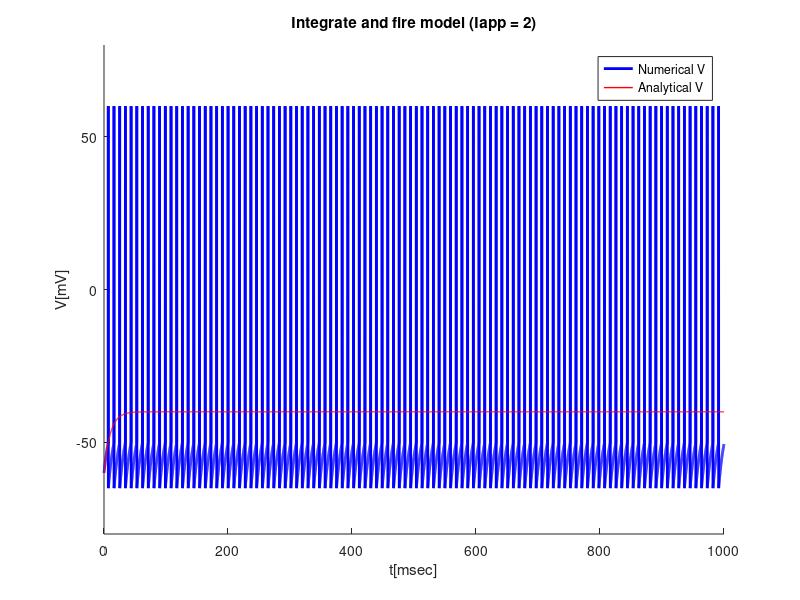
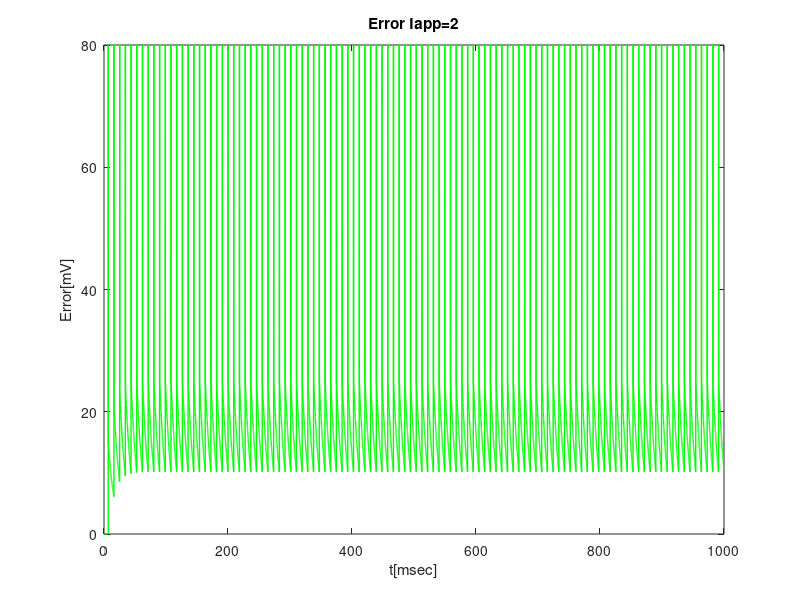

Here is the MATLAB script that generated these plots, in order:
%2014-01-23

% Integrate and fire model

clear all
close all

C = 1; %uF
El = -60; %mV
Gl = 0.1; %mS 
Iapp = 2; %nA %plug in 1, 1.01, and 2

%integrate and fire model 
Vth = -50; %mV threshold 
Vrst = -65; %mV %reset 

%time 
T = 1000;
dt = 0.1;
t = 0:dt:T;

% calculate tau = R*C
tau = 1/Gl * C;

%Heaviside equation 
ti = dt;
tf = 10000;
H = zeros(1,length(t));
H(floor(ti/dt):floor(tf/dt))=1;

%initialize numerical solution 
V = zeros(1,length(t));
V(1) = El;

%calculate r_isi
Vinf = 1/Gl*Iapp;
t_isi = tau * log( (Vrst - Vinf - El) / (Vth - Vinf - El) );
r_isi = 1/t_isi;
r_isi

spkcnt = 0;
tspk = zeros(1);
ISI = zeros(1);

%numerically calculate 
for j=1:length(t)-1
    kv1 = (-Gl*(V(j)-El)+Iapp*H(j))/C;
    av = V(j)+kv1*dt;
    kv2 = (-Gl*(av-El)+Iapp*H(j+1))/C;
    V(j+1) = V(j) + (kv1+kv2)*dt/2;
    if V(j+1)>=Vth
       V(j)=60;
       V(j+1)=Vrst;
       spkcnt = spkcnt+1;
       tspk(spkcnt)=t(j);
   end
end

for k=1:length(tspk)-1
    ISI(k) = tspk(k+1)-tspk(k);
end

%analytical solution 
V_an = Vinf+El+(V(1)-El-Vinf)*exp(-t/tau);

%plotting the analytical and numerical soln
figure(1)
hold on
plot(t,V,'b','linewidth',2);
plot(t,V_an,'r','linewidth',1);
legend('Numerical V', 'Analytical V')
axis([0 T -80 80]);
set(gca,'fontsize',10);
xlabel('t[msec]')
ylabel('V[mV]');
title(['Integrate and fire model (Iapp = ', num2str(Iapp), ')'])

%absolute value 
V_dif = abs(V-V_an);

%plot error 
figure(2)
plot(t,V_dif,'g','linewidth',1);
title(['Error Iapp=',num2str(Iapp)]);
axis([0 T 0 80]);
xlabel('t[msec]');
ylabel('Error[mV]');


